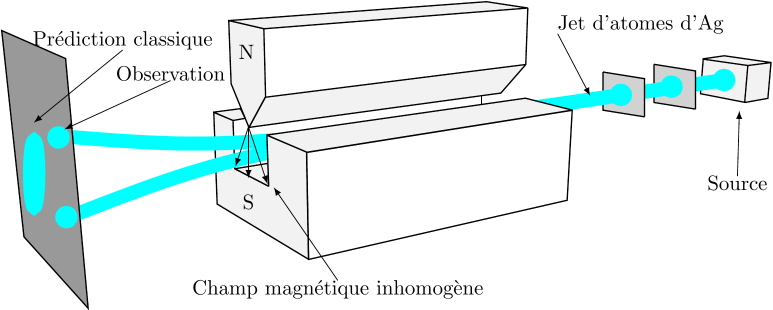
#> input picture assets/images/SternGerlachExper.png, 1546 x 620 px (shown at 1/2 size)
$ python traduire_schemas.py
#> lines starting #> are read from the running program, lines starting #| are printed output that depends on the picture; after the words box and inside, x2 and y2 are one past the last pixel; in counts of white or black regions, pixels touching at a corner belong together
#!/usr/bin/env python3
"""Produit les versions anglaises des schémas matriciels du quiz (assets/images/en/…).

Pour chaque étiquette française : on efface les pixels du texte (remplissage par la médiane des pixels
voisins non masqués, adapté aux fonds unis des figures LaTeX), puis on écrit le texte anglais avec la
police Latin Modern Roman (celle des figures d'origine). Les dimensions de l'image ne changent pas :
les zones cliquables (hotspots) restent valides.

Les schémas SVG (assets/images/chN/*.svg) sont produits, en français et en anglais, par generer_schemas_svg.py.

Usage : python3 outils/traduire_schemas.py   (depuis la racine du dépôt quantum-quiz)
Dépendances : Pillow, numpy, police Latin Modern (paquet TeX « lm »).
"""
from pathlib import Path

import numpy as np
from PIL import Image, ImageDraw, ImageFont

RACINE = Path(__file__).resolve().parent.parent
POLICE = "/usr/share/texmf/fonts/opentype/public/lm/lmroman10-regular.otf"   # figures LaTeX
TIMES = "/usr/share/fonts/truetype/msttcorefonts/Times_New_Roman.ttf"         # figures en Times

# Pour chaque image : liste d'étiquettes.
#   boite   : (x0, y0, x1, y1) zone du texte français à effacer
#   garde   : fonction (x, y) -> True si le pixel appartient au dessin (à ne pas effacer), facultatif
#   texte   : texte anglais ; x, base : position (gauche, ligne de base) ; taille : corps en pixels
#   ancre   : 'ls' (gauche/base), 'ms' (centre/base) ou 'rs' (droite/base) ; police : fichier de police (défaut Latin Modern)
SCHEMAS = {
    "SternGerlachExper.png": [
        dict(boite=(58, 60, 426, 101), garde=lambda x, y: y > 0.465 * (x - 5) + 57,
             texte="Classical prediction", x=66, base=91, taille=39),
        dict(boite=(1112, 27, 1448, 76), texte="Beam of Ag atoms", x=1115, base=63, taille=39),
        dict(boite=(384, 548, 967, 599), texte="Inhomogeneous magnetic field", x=387, base=588, taille=39),
    ],
    # le ket |±⟩ᵢ qui suit chaque légende est conservé ; le texte anglais s'aligne à droite contre lui
    "SGsplitterFiltre.png": [
        dict(boite=(708, 290, 1222, 337), texte="Filter passing only", x=1216, base=323, taille=39, ancre="rs"),
        dict(boite=(1475, 290, 1990, 337), texte="Filter passing only", x=1984, base=323, taille=39, ancre="rs"),
    ],
    "ReflPqtOnde.png": [
        dict(boite=(728, 365, 893, 415), texte="Region I", x=731, base=401, taille=49, police=TIMES),
        dict(boite=(1453, 312, 1640, 361), texte="Region II", x=1456, base=347, taille=49, police=TIMES),
        dict(boite=(211, 647, 652, 696), texte="reflected wave packet", x=431, base=682, taille=49, police=TIMES, ancre="ms"),
        dict(boite=(1078, 644, 1534, 693), texte="transmitted wave packet", x=1306, base=679, taille=49, police=TIMES, ancre="ms"),
    ],
    "TransPaqOnde.png": [
        dict(boite=(708, 536, 873, 585), texte="Region I", x=711, base=571, taille=49, police=TIMES),
        dict(boite=(1274, 523, 1454, 573), texte="Region II", x=1277, base=559, taille=49, police=TIMES),
    ],
}


def effacer(arr, boite, garde=None, seuil=235):
    """Remplace les pixels sombres de la boîte par la médiane de leurs voisins clairs."""
    x0, y0, x1, y1 = boite
    gris = arr[..., :3].mean(axis=2)
    masque = np.zeros(gris.shape, bool)
    masque[y0:y1, x0:x1] = gris[y0:y1, x0:x1] < seuil
    if garde:
        for y in range(y0, y1):
            for x in range(x0, x1):
                if masque[y, x] and garde(x, y):
                    masque[y, x] = False
    # dilatation de 2 px pour emporter l'anticrénelage
    for _ in range(2):
        m = masque.copy()
        m[1:, :] |= masque[:-1, :]; m[:-1, :] |= masque[1:, :]
        m[:, 1:] |= masque[:, :-1]; m[:, :-1] |= masque[:, 1:]
        if garde:
            for y, x in zip(*np.nonzero(m & ~masque)):
                if garde(x, y):
                    m[y, x] = False
        masque = m
    r = 6
    restants = list(zip(*np.nonzero(masque)))
    while restants:
        suivants = []
        for y, x in restants:
            ya, yb, xa, xb = max(0, y - r), y + r + 1, max(0, x - r), x + r + 1
            fenetre = arr[ya:yb, xa:xb]
            libres = ~masque[ya:yb, xa:xb]
            if libres.sum() >= 4:
                arr[y, x] = np.median(fenetre[libres], axis=0)
            else:
                suivants.append((y, x))
        faits = set(restants) - set(suivants)
        for y, x in faits:
            masque[y, x] = False
        if len(suivants) == len(restants):
            r += 4
        restants = suivants


def main():
    sortie = RACINE / "assets/images/en"
    sortie.mkdir(parents=True, exist_ok=True)
    for nom, etiquettes in SCHEMAS.items():
        img = Image.open(RACINE / "assets/images" / nom).convert("RGB")
#> img is the input picture: PIL image 1546x620 RGB; mean R, G, B 228.6, 239.4, 239.4
        arr = np.array(img)
        for e in etiquettes:
            effacer(arr, e["boite"], e.get("garde"), e.get("seuil", 235))
#> this loop made 3 passes
#> pass 1, in effacer, `gris = arr[..., :3].mean(axis=2)`:
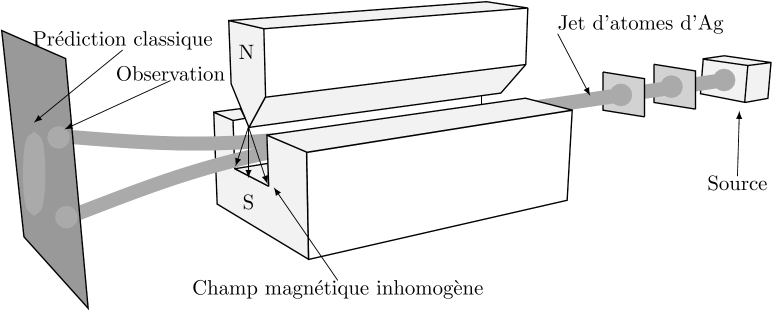
#> gris: shape (620, 1546) float64 (shown at 1/2 size); min 0, max 255, mean 235.8
#> after the loop:
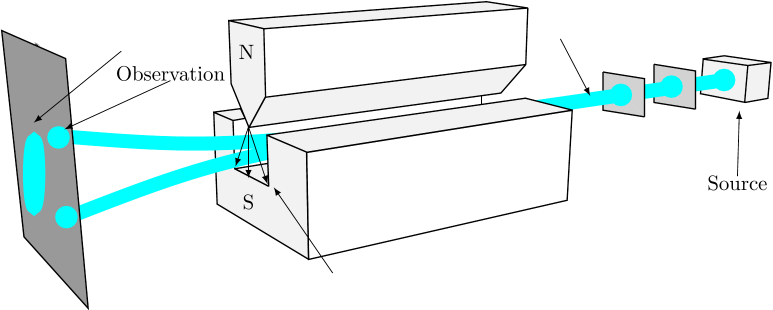
#> arr: shape (620, 1546, 3) (shown at 1/2 size); 1.17% of pixels changed, all inside (x1, y1, x2, y2) = (66, 29, 1447, 598)
        img = Image.fromarray(arr)
        dessin = ImageDraw.Draw(img)
        for e in etiquettes:
            police = ImageFont.truetype(e.get("police", POLICE), e["taille"])
            dessin.text((e["x"], e["base"]), e["texte"], font=police, fill=(0, 0, 0), anchor=e.get("ancre", "ls"))
        img.save(sortie / nom, optimize=True)
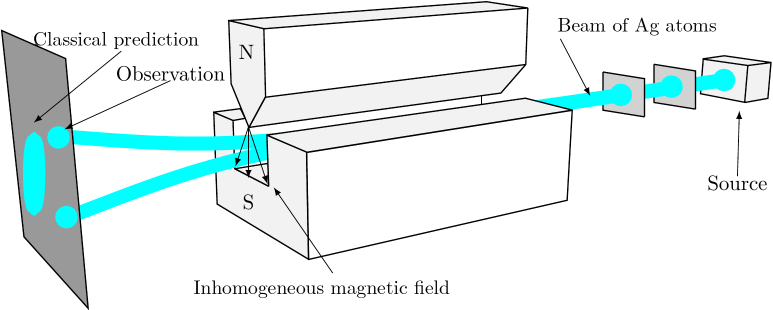
#> saved as SternGerlachExper.png: PIL image 1546x620 RGB (shown at 1/2 size); mean R, G, B 228.9, 239.7, 239.7
        print(sortie.relative_to(RACINE) / nom, img.size)
#| assets/images/en/SternGerlachExper.png (1546, 620)
#> pass 2 of the loop in main, `for nom, etiquettes in SCHEMAS.items():`:
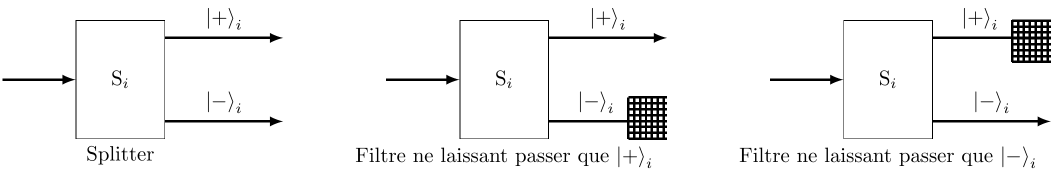
#> input picture assets/images/SGsplitterFiltre.png, 2107 x 353 px (shown at 1/2 size)
#> img: PIL image 2107x353 RGB
#> after the loop in main, `for e in etiquettes:`:
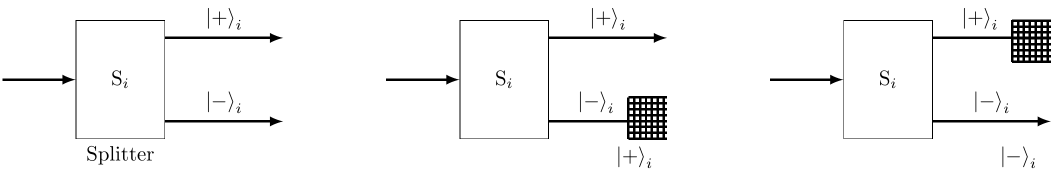
#> arr: shape (353, 2107, 3) (shown at 1/2 size); min 0, max 255, mean 246
#> in main, `img.save(sortie / nom, optimize=True)`:
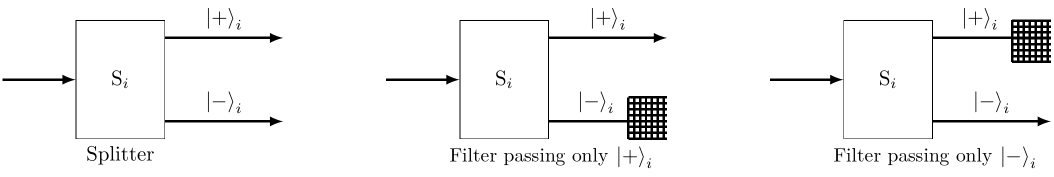
#> saved as SGsplitterFiltre.png: PIL image 2107x353 RGB (shown at 1/2 size); min 0, max 255, mean 244.8
#| assets/images/en/SGsplitterFiltre.png (2107, 353)
#> pass 3 of the loop in main, `for nom, etiquettes in SCHEMAS.items():`:
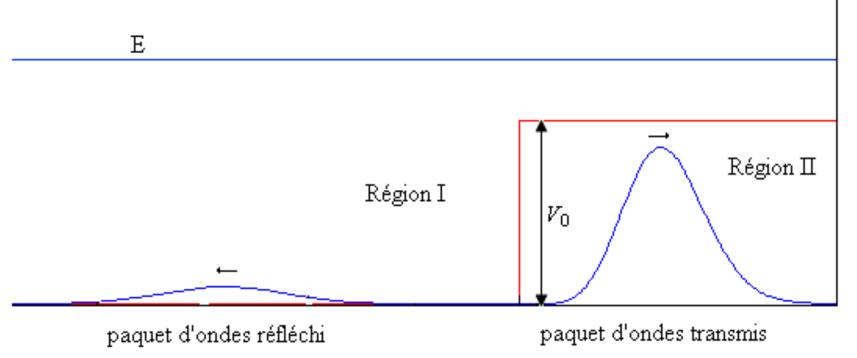
#> input picture assets/images/ReflPqtOnde.png, 1713 x 716 px (shown at 1/2 size)
#> in main, img is the input picture: PIL image 1713x716 RGB; mean R, G, B 248.5, 247.7, 249.8
#> after the loop in main, `for e in etiquettes:`:
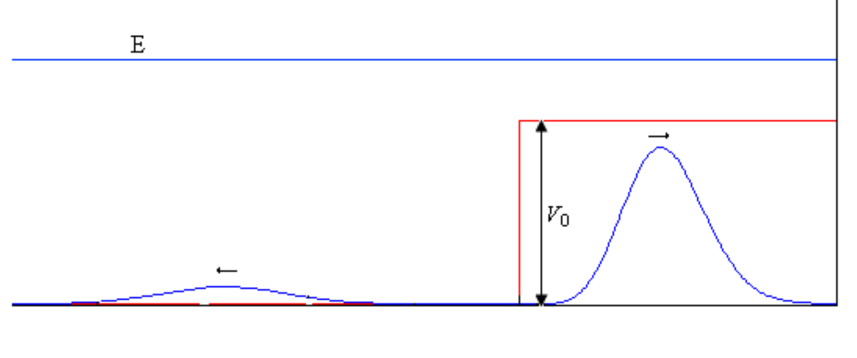
#> arr: shape (716, 1713, 3) (shown at 1/2 size); 1.89% of pixels changed, all inside (x1, y1, x2, y2) = (213, 314, 1633, 696)
#> in main, `img.save(sortie / nom, optimize=True)`:
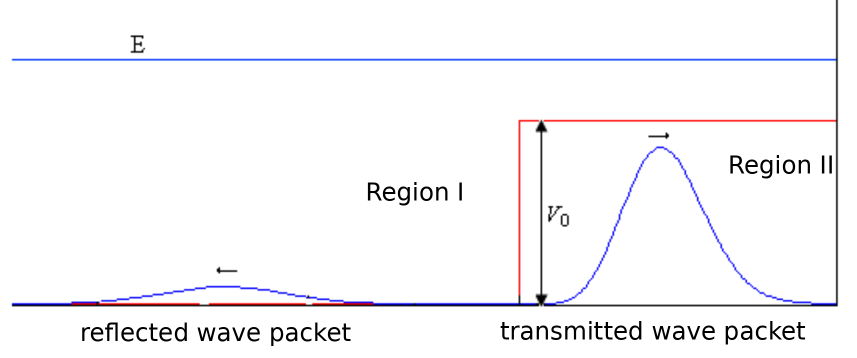
#> saved as ReflPqtOnde.png: PIL image 1713x716 RGB (shown at 1/2 size); mean R, G, B 247.2, 246.4, 248.5
#| assets/images/en/ReflPqtOnde.png (1713, 716)
#> the loop made 4 passes; the first 3 are shown


if __name__ == "__main__":
    main()
